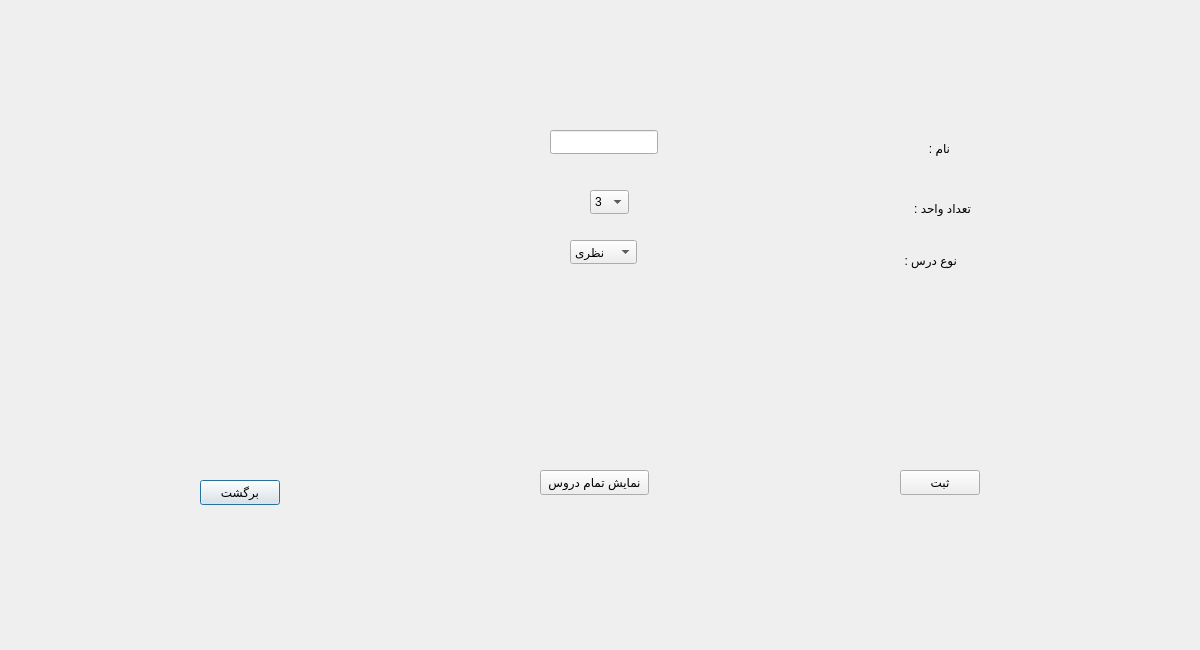
<?xml version="1.0" encoding="UTF-8"?>
<ui version="4.0">
 <class>AddLessonDialog</class>
 <widget class="QDialog" name="AddLessonDialog">
  <property name="geometry">
   <rect>
    <x>0</x>
    <y>0</y>
    <width>1200</width>
    <height>650</height>
   </rect>
  </property>
  <property name="windowTitle">
   <string>Dialog</string>
  </property>
  <widget class="QComboBox" name="comboBox_tedadVahed">
   <property name="geometry">
    <rect>
     <x>590</x>
     <y>190</y>
     <width>39</width>
     <height>24</height>
    </rect>
   </property>
   <property name="currentIndex">
    <number>2</number>
   </property>
   <item>
    <property name="text">
     <string>1</string>
    </property>
   </item>
   <item>
    <property name="text">
     <string>2</string>
    </property>
   </item>
   <item>
    <property name="text">
     <string>3</string>
    </property>
   </item>
   <item>
    <property name="text">
     <string>4</string>
    </property>
   </item>
  </widget>
  <widget class="QLineEdit" name="lineEdit_title">
   <property name="geometry">
    <rect>
     <x>550</x>
     <y>130</y>
     <width>108</width>
     <height>24</height>
    </rect>
   </property>
  </widget>
  <widget class="QComboBox" name="comboBox_type">
   <property name="geometry">
    <rect>
     <x>570</x>
     <y>240</y>
     <width>67</width>
     <height>24</height>
    </rect>
   </property>
   <item>
    <property name="text">
     <string>نظری</string>
    </property>
   </item>
   <item>
    <property name="text">
     <string>عملی</string>
    </property>
   </item>
  </widget>
  <widget class="QPushButton" name="pushButton_back">
   <property name="geometry">
    <rect>
     <x>200</x>
     <y>480</y>
     <width>80</width>
     <height>25</height>
    </rect>
   </property>
   <property name="text">
    <string>برگشت</string>
   </property>
  </widget>
  <widget class="QPushButton" name="pushButton_showAllCourses">
   <property name="geometry">
    <rect>
     <x>540</x>
     <y>470</y>
     <width>109</width>
     <height>25</height>
    </rect>
   </property>
   <property name="text">
    <string>نمایش تمام دروس</string>
   </property>
  </widget>
  <widget class="QPushButton" name="pushButton_add">
   <property name="geometry">
    <rect>
     <x>900</x>
     <y>470</y>
     <width>80</width>
     <height>25</height>
    </rect>
   </property>
   <property name="text">
    <string>ثبت</string>
   </property>
  </widget>
  <widget class="QLabel" name="label_type">
   <property name="geometry">
    <rect>
     <x>876</x>
     <y>250</y>
     <width>81</width>
     <height>20</height>
    </rect>
   </property>
   <property name="text">
    <string>نوع درس :</string>
   </property>
  </widget>
  <widget class="QLabel" name="label_tedadVahed">
   <property name="geometry">
    <rect>
     <x>890</x>
     <y>200</y>
     <width>81</width>
     <height>16</height>
    </rect>
   </property>
   <property name="text">
    <string>تعداد واحد :</string>
   </property>
  </widget>
  <widget class="QLabel" name="label_title">
   <property name="geometry">
    <rect>
     <x>920</x>
     <y>140</y>
     <width>30</width>
     <height>16</height>
    </rect>
   </property>
   <property name="text">
    <string>نام :</string>
   </property>
  </widget>
 </widget>
 <resources/>
 <connections/>
</ui>
